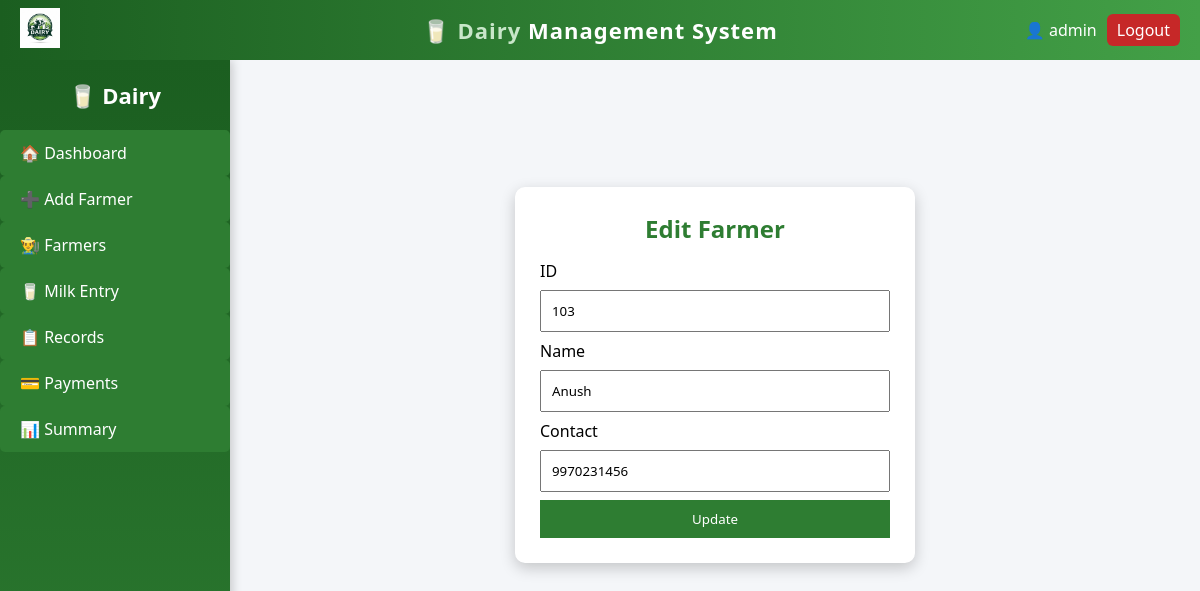
The app's page /farmer/edit/103 (signed in) with its own data.
### tables this page shows
CREATE TABLE farmer(
        id INTEGER PRIMARY KEY,
        name TEXT,
        contact TEXT
    );

### app.py (the view, shortened to what this page needs)
@app.route('/farmer/edit/<int:id>', methods=['GET', 'POST'])
@login_required
def edit_farmer(id):
    con = get_connection()
    f = con.execute("SELECT * FROM farmer WHERE id=?", (id,)).fetchone()
    con.close()
    return render_template("farmer_edit.html", f=f)

### app.py (called while the page is built)
def login_required(f):
    @wraps(f)
    def decorated_function(*args, **kwargs):
        if 'user' not in session:
            return redirect('/login')
        return f(*args, **kwargs)
    return decorated_function

### db.py (called while the page is built)
def get_connection():
    con = sqlite3.connect("database.db")
    con.row_factory = sqlite3.Row
    return con

### templates/farmer_edit.html (shortened to what this page needs)
{% extends 'base.html' %}
{% block content %}
<div class="center-box">
<form method="post" class="form">
<h2>Edit Farmer</h2>
<label>ID</label>
<input value="{{f['id']}}" readonly>
<label>Name</label>
<input name="name" value="{{f['name']}}" required>
<label>Contact</label>
<input name="contact" value="{{f['contact']}}" required>
<button>Update</button>
</form>
</div>
{% endblock %}

### static/style.css (style rules this page uses)
* { margin: 0; padding: 0; box-sizing: border-box; font-family: 'Segoe UI', sans-serif; }
body { background: #f4f6f9; }
* { transition: all 0.3s ease; }
.form, .card, table, .upi-box { backdrop-filter: blur(10px); }
.center-box { display: flex; justify-content: center; align-items: center; min-height: 70vh; }
.form { background: white; padding: 25px; width: 400px; border-radius: 10px; box-shadow: 0 5px 15px rgba(0,0,0,0.2); }
.form h2 { text-align: center; margin-bottom: 15px; color: #2e7d32; }
.form input, .form select { width: 100%; padding: 10px; margin: 8px 0; }
.form button { width: 100%; padding: 10px; background: #2e7d32; color: white; border: none; }

### records on screen
farmer: id "103", name "Anush", contact "9970231456"

### other values on screen
{{ session['user'] }} "admin"
